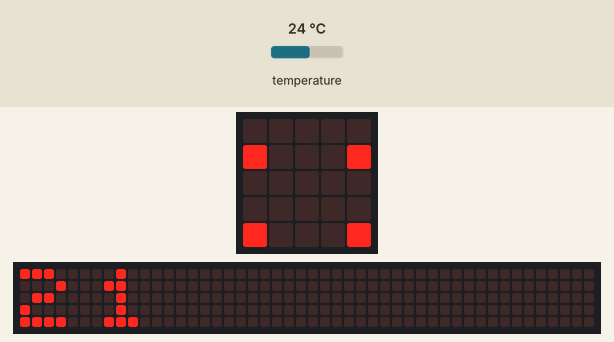
A program run on a simulated BBC micro:bit (MakeCode). On the bench: the board's 5×5 LED display, a strip that is not on the board, showing the scrolling text unrolled. The test bench sets the inputs (shaded band); at power-on: temperature 24 °C. The 48×5 strip is a reading aid, not a part: it shows the text the display is scrolling, unrolled, one strip-width of it at a time.

Above: at 1.27 s.
1.3 s: temperature set to 12 °C
At 5.4 s:
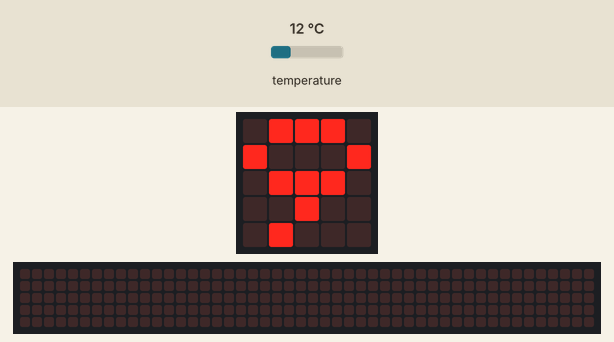
6.9 s: temperature set to 19 °C
At 10.9 s:
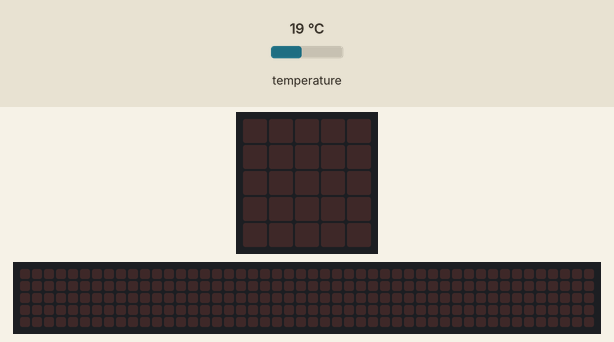
12.5 s: temperature set to 28 °C
At 19.48 s:
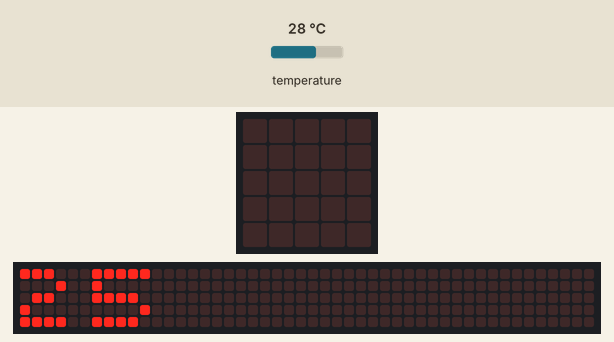

Measured:
- after the input at 6.9 s, the display: first changes after 0.59 s (image 2 shows a later state)
- what the display in image 2 shows lasts 2.0 s, from 10.2 s to 12.2 s

The program:

main.ts
```typescript
let Temperatura_corregida = 0
let Temperatura = 0
let Temperatura_corrección = 3
basic.forever(function () {
    Temperatura = input.temperature()
    Temperatura_corregida = Temperatura - Temperatura_corrección
    basic.showNumber(Temperatura_corregida)
    basic.pause(2000)
})
```

test.ts
```typescript
// aquí va el archivo "tests"; esto no se compilará cuando este paquete se utilice como una extensión.
```
